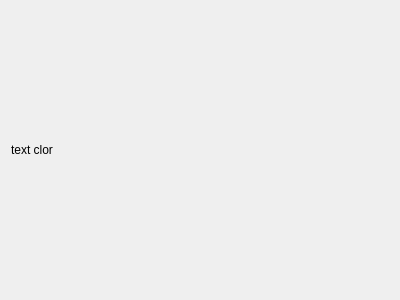
<?xml version="1.0" encoding="UTF-8"?>
<ui version="4.0">
 <class>Widget</class>
 <widget class="QWidget" name="Widget">
  <property name="geometry">
   <rect>
    <x>0</x>
    <y>0</y>
    <width>400</width>
    <height>300</height>
   </rect>
  </property>
  <property name="windowTitle">
   <string>Widget</string>
  </property>
  <layout class="QGridLayout" name="gridLayout">
   <item row="0" column="0">
    <widget class="QLabel" name="label">
     <property name="text">
      <string>text clor</string>
     </property>
    </widget>
   </item>
  </layout>
 </widget>
 <layoutdefault spacing="6" margin="11"/>
 <resources/>
 <connections/>
</ui>
